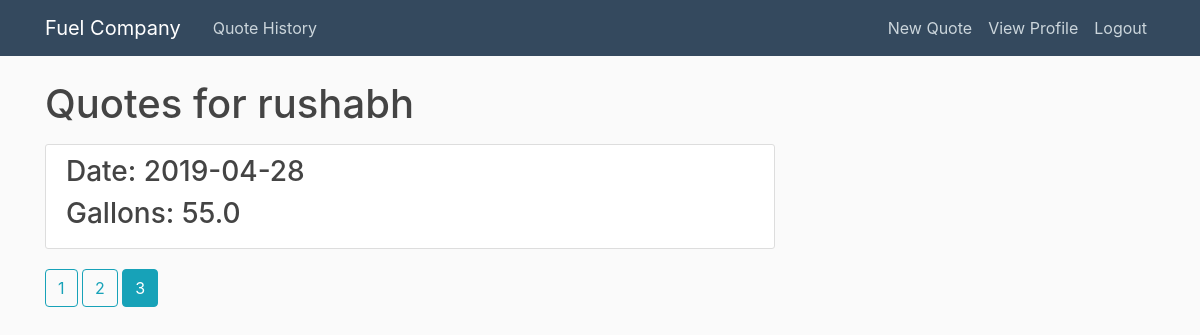
Before: /history?username=rushabh&page=3 (signed in) with the older database file.
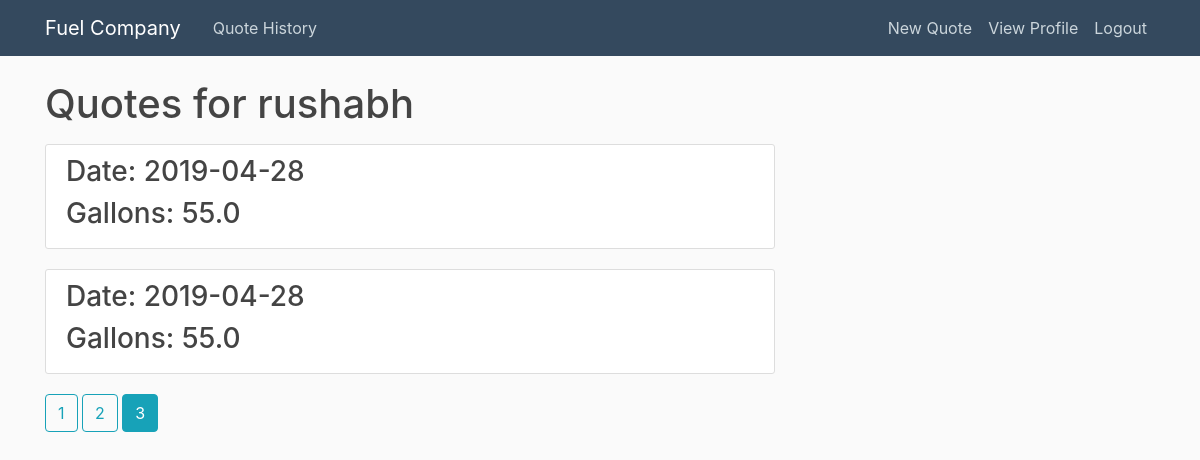
After: the same page with the newer database file.
### app/models.py (models this page shows, shortened)
class User(db.Model, UserMixin):
    id = db.Column(db.Integer, primary_key=True)
    username = db.Column(db.String(20), unique=True, nullable=False)
    email = db.Column(db.String(120), unique=True, nullable=False)
    password = db.Column(db.String(60), nullable=False)
    quotes = db.relationship('Quote', backref='author', lazy=True)
    user_profile = db.relationship('UserProfile', backref='author', lazy=True, uselist=False)

class Quote(db.Model):
    id = db.Column(db.Integer, primary_key=True)
    gallons_requested = db.Column(db.Float(), nullable=False)
    date_requested = db.Column(db.Text(), nullable=False, default=datetime.utcnow)
    delivery_address = db.Column(db.String(120), nullable=False)
    suggested_price = db.Column(db.Float(), nullable=True)
    total_amount_due = db.Column(db.Float(), nullable=True)
    user_id = db.Column(db.Integer, db.ForeignKey('user.id'), nullable=False)

### app/users/routes.py (the view)
@users.route('/history')
@login_required
def history():
        page = request.args.get('page', 1, type=int)
        user = User.query.filter_by(username=current_user.username).first_or_404()
        quotes = Quote.query.filter_by(author=user).paginate(page=page, per_page=5)
        return render_template('history.html', quotes=quotes, user=user)

### app/models.py (called while the page is built)
@login_manager.user_loader
def load_user(user_id):
    return User.query.get(int(user_id))

### app/templates/history.html
{% extends "layout.html" %}
{% block content %}
<h1 class="mb-3">Quotes for {{ user.username }}</h1>
{% for quote in quotes.items %}
<article class="media content-section">
    <div class="media-body">
        <h3><a class="article-title" href="{{ url_for('quotes.quote', quote_id=quote.id) }}">Date: {{ quote.date_requested
            }}</a></h3>
        <h3>Gallons: {{ quote.gallons_requested }}</h3>
    </div>
</article>
{% endfor %}
{% for page_num in quotes.iter_pages(left_edge=1, right_edge=1, left_current=1, right_current=2) %}
{% if page_num %}
{% if quotes.page==page_num %}
<a class="btn btn-info mb-4" href="{{url_for('users.history',username=user.username,page=page_num) }}">{{ page_num
    }}</a>
{% else %}
<a class="btn btn-outline-info mb-4" href="{{url_for('users.history',username=user.username,page=page_num) }}">{{
    page_num
    }}</a>
{% endif %}
{% else %}
...
{% endif %}
{% endfor %}
{% endblock content %}

### app/templates/layout.html (shortened to what this page needs)
<!DOCTYPE html>
<html>
<head>
<link rel="stylesheet" href="https://maxcdn.bootstrapcdn.com/bootstrap/4.0.0/css/bootstrap.min.css"
>
    <link rel="stylesheet" type="text/css" href="{{ url_for('static', filename='main.css') }}">
</head>
<body>
<header class="site-header">
    <nav class="navbar navbar-expand-md navbar-dark bg-steel fixed-top">
        <div class="container">
            <a class="navbar-brand mr-4" href="/">Fuel Company</a>
            <div class="collapse navbar-collapse" id="navbarToggle">
                <div class="navbar-nav mr-auto">
                    {% if current_user.is_authenticated %}
                        <a class="nav-item nav-link" href="{{ url_for('users.history') }}">Quote History</a>
                    {% endif %}
                </div>
                <div class="navbar-nav">
                    {% if current_user.is_authenticated %}
                        <a class="nav-item nav-link" href="{{ url_for('quotes.new_quote') }}">New Quote</a>
                        <a class="nav-item nav-link" href="{{ url_for('users.about') }}">View Profile</a>
                        <a class="nav-item nav-link" href="{{ url_for('users.logout') }}">Logout</a>
                    {% else %}
                        <a class="nav-item nav-link" href="{{ url_for('users.login') }}">Login</a>
                        <a class="nav-item nav-link" href="{{ url_for('users.register') }}">Register</a>
                    {% endif %}
                </div>
            </div>
        </div>
    </nav>
</header>
<main role="main" class="container">
    <div class="row">
        <div class="col-md-8">
            {% block content %}{% endblock %}
        </div>
    </div>
</main>
</body>
</html>

### app/static/main.css (style rules this page uses)
body { background: #fafafa; color: #333333; margin-top: 5rem; }
h1, h2, h3, h4, h5, h6 { color: #444444; }
.bg-steel { background-color: #34495E; }
.site-header .navbar-nav .nav-link { color: #cbd5db; }
.content-section { background: #ffffff; padding: 10px 20px; border: 1px solid #dddddd; border-radius: 3px; margin-bottom: 20px; }
.article-title { color: #444444; }

Changed rows visible on the page:
added Quote: date_requested "2019-04-28", gallons_requested "55.0"
